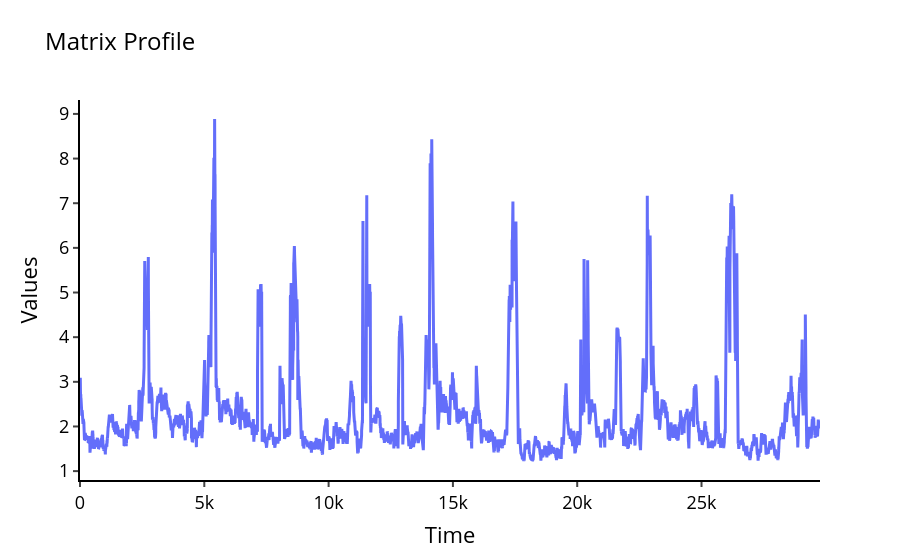

Notebook code cell kept with this figure:
### Markdown cell above
Визуализируйте найденный матричный профиль ряда.

### Code cell
plot_ts(mp['mp'], "Matrix Profile")

### Figure 1 — Plotly figure (JSON) as saved in the notebook; plotly's stock layout.template omitted (floating-point values rounded to 4 significant figures; data arrays with more than 128 entries replaced by an {"elided": "..."} marker saying what was removed)
{"data": [{"line": {"width": 3}, "type": "scatter", "x": {"elided": "29767 int values"}, "y": {"elided": "29767 float values"}}], "layout": {"autosize": true, "legend": {"font": {"color": "black", "size": 20}}, "paper_bgcolor": "rgba(0, 0, 0, 0)", "plot_bgcolor": "rgba(0, 0, 0, 0)", "title": {"font": {"color": "black", "size": 24}, "text": "Matrix Profile"}, "xaxis": {"autorange": true, "linecolor": "#000", "linewidth": 2, "range": [0, 29766], "showgrid": false, "tickfont": {"color": "black", "size": 18}, "ticks": "outside", "tickwidth": 2, "title": {"font": {"color": "black", "size": 22}, "text": "Time"}, "type": "linear"}, "yaxis": {"autorange": true, "linecolor": "#000", "linewidth": 2, "range": [0.8011, 9.312], "showgrid": false, "tickfont": {"color": "black", "size": 18}, "ticks": "outside", "tickwidth": 2, "title": {"font": {"color": "black", "size": 22}, "text": "Values"}, "type": "linear", "zeroline": false}}}
